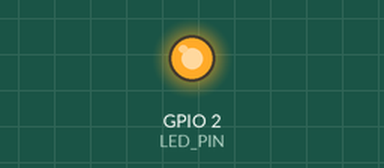
A program run on a simulated ESP32. On the bench: output pins drawn as LEDs (lit = HIGH). What the program prints to the serial monitor is not drawn. At 0.2 s the program puts the board to deep sleep or switches it off; the recording ends there.

Above: at 0.1 s.
Timing chart, 0 to 0.2 s (numbered marks = the images above):
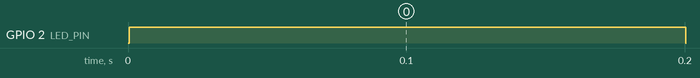

The program:

main.cpp
```cpp
#include <Arduino.h>
#include "esp_sleep.h"
#include "esp_system.h"

constexpr uint8_t LED_PIN = 2;
constexpr uint32_t ON_MS = 200;
constexpr uint32_t OFF_MS = 1800;
constexpr uint64_t DEEP_SLEEP_US = uint64_t(OFF_MS) * 1000ULL;
constexpr char PREFIX[] = "[Binome 04 - Lison GEORGE & Ishan BAICHOO]";

#if TP3_RTC_COUNTER
RTC_DATA_ATTR uint32_t bootCount = 0;
#else
uint32_t bootCount = 0;
#endif

void setup() {
    pinMode(LED_PIN, OUTPUT);
    digitalWrite(LED_PIN, LOW);
    Serial.begin(115200);
    ++bootCount;
    Serial.printf("%s boot #%lu - reset=%d mode=%d\n", PREFIX,
                  static_cast<unsigned long>(bootCount),
                  static_cast<int>(esp_reset_reason()), TP3_MODE);
    Serial.flush();
}

void loop() {
    digitalWrite(LED_PIN, HIGH);
    delay(ON_MS);
    digitalWrite(LED_PIN, LOW);

#if TP3_MODE == 0
    delay(OFF_MS);
#elif TP3_MODE == 1
    esp_sleep_enable_timer_wakeup(uint64_t(OFF_MS) * 1000ULL);
    ESP_ERROR_CHECK(esp_light_sleep_start());
#elif TP3_MODE == 2
    esp_sleep_enable_timer_wakeup(DEEP_SLEEP_US);
    esp_deep_sleep_start();
#else
#error Unsupported TP3_MODE
#endif
}
```

Measured:
- by itself, GPIO 2 (LED_PIN): LOW → HIGH at 0.00 s, → LOW 0.20 s later
